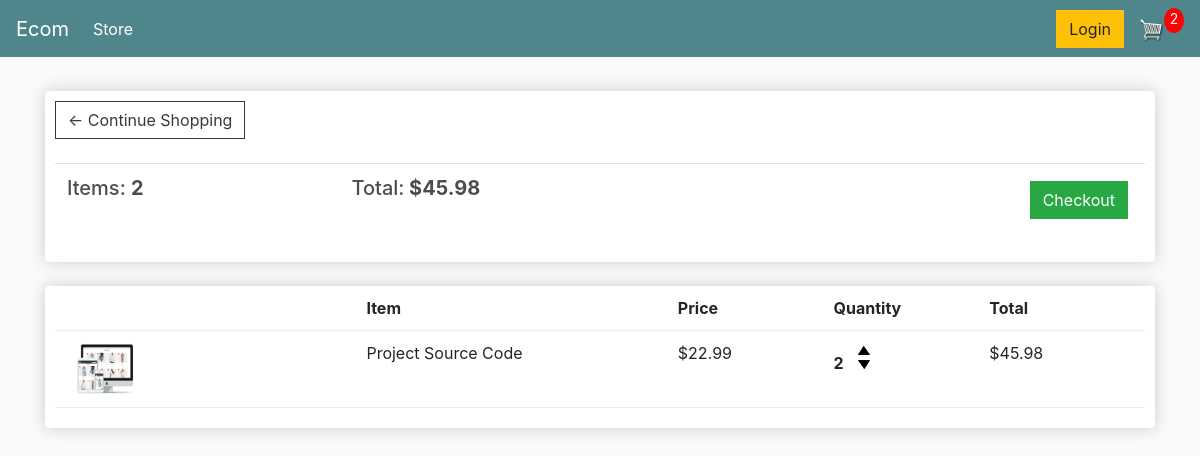
The app's page /cart/ (signed in) with its own data.
### store/models.py (models this page shows, shortened)
class Order(models.Model):
    customer = models.ForeignKey(Customer, on_delete=models.SET_NULL, null=True, blank=True)
    date_ordered = models.DateTimeField(auto_now_add=True)
    complete = models.BooleanField(default=False, null=True, blank=False)
    transaction_id = models.CharField(max_length=200, null=True)
    @property
    def get_cart_total(self):
        order_items = self.orderitem_set.all()
        return sum([item.get_total for item in order_items])
    @property
    def get_cart_items(self):
        order_items = self.orderitem_set.all()
        return sum([item.quantity for item in order_items])

class OrderItem(models.Model):
    product = models.ForeignKey(Product, on_delete=models.SET_NULL, blank=True, null=True)
    order = models.ForeignKey(Order, on_delete=models.SET_NULL, blank=True, null=True)
    quantity = models.IntegerField(default=0, null=True, blank=True)
    date_added = models.DateTimeField(auto_now_add=True)
    @property
    def get_total(self):
        return self.product.price * self.quantity

class Product(models.Model):
    name = models.CharField(max_length=200, null=True)
    price = models.DecimalField(max_digits=7, decimal_places=2)
    digital = models.BooleanField(default=False, null=True, blank=False)
    image = models.ImageField(null=True, blank=True)
    @property
    def image_url(self):
        try:
            url = self.image.url
        except ValueError:
            url = ''
        return url

### store/views.py (the view)
# urls.py: path('cart/', views.cart, name='cart'),
def cart(request):
    data = cart_data(request)
    cart_items = data['cartItems']
    order = data['order']
    items = data['items']
    context = {'items': items, 'order': order, 'cartItems': cart_items}
    return render(request, 'store/cart.html', context)

### store/utils.py (called while the page is built)
def cart_data(request):
    if request.user.is_authenticated:
        customer = request.user.customer
        order, created = Order.objects.get_or_create(customer=customer, complete=False)
        items = order.orderitem_set.all()
        cart_items = order.get_cart_items
    else:
        cookie_data = cookie_cart(request)
        cart_items = cookie_data['cartItems']
        order = cookie_data['order']
        items = cookie_data['items']
    return {'cartItems': cart_items, 'order': order, 'items': items}

### store/templates/store/cart.html
{% extends 'store/main.html' %}
{% load static %}
{% block content %}
<div class="row">
    <div class="col-lg-12">
        <div class="box-element">
            <a class="btn btn-outline-dark" href="{% url 'store' %}">&#x2190; Continue Shopping</a>
            <br>
            <br>
            <table class="table">
                <tr>
                    <th><h5>Items: <strong>{{order.get_cart_items}}</strong></h5></th>
                    <th><h5>Total:<strong> ${{order.get_cart_total|floatformat:2}}</strong></h5></th>
                    <th>
                        <a style="float:right; margin:5px;" class="btn btn-success"
                           href="{% url 'checkout' %}">Checkout</a>
                    </th>
                </tr>
            </table>
        </div>
        <br>
        <div class="box-element">
            <div class="cart-row">
                <div style="flex:2"></div>
                <div style="flex:2"><strong>Item</strong></div>
                <div style="flex:1"><strong>Price</strong></div>
                <div style="flex:1"><strong>Quantity</strong></div>
                <div style="flex:1"><strong>Total</strong></div>
            </div>
            {% for item in items %}
            <div class="cart-row">
                <div style="flex:2"><img class="row-image" src="{{item.product.image_url}}"></div>
                <div style="flex:2"><p>{{item.product.name}}</p></div>
                <div style="flex:1"><p>${{item.product.price|floatformat:2}}</p></div>
                <div style="flex:1">
                    <p class="quantity">{{item.quantity}}</p>
                    <div class="quantity">
                        <img data-product={{item.product.id}} data-action="add" class="chg-quantity update-cart"
                             src="{% static  'images/arrow-up.png' %}">
                        <img data-product={{item.product.id}} data-action="remove" class="chg-quantity update-cart"
                             src="{% static  'images/arrow-down.png' %}">
                    </div>
                </div>
                <div style="flex:1"><p>${{item.get_total|floatformat:2}}</p></div>
            </div>
            {% endfor %}
        </div>
    </div>
</div>
{% endblock content %}

### static/css/main.css (style rules this page uses)
body { background-color: hsl(0, 0%, 98%); }
h1,h2,h3,h4,h5,h6 { color:hsl(0, 0%, 30%); }
.box-element { box-shadow:hsl(0, 0%, 80%) 0 0 16px; background-color: #fff; border-radius: 4px; padding: 10px; }
.col-lg-4, .col-lg-6, .col-lg-8, .col-lg-12 { margin-top: 10px; }
.btn { border-radius: 0; }
.row-image { width: 100px; }
.cart-row { display: flex; align-items: flex-stretch; padding-bottom: 10px; margin-bottom: 10px; border-bottom: 1px solid #ececec; }
.quantity { display: inline-block; font-weight: 700; padding-right:10px; }
.chg-quantity { width: 12px; cursor: pointer; display: block; margin-top: 5px; transition:.1s; }

### records on screen
Order: get_cart_items "2", get_cart_total "45.98"
OrderItem: product.image_url (picture), product.name "Project Source Code", product.price "22.99", quantity "2", get_total "45.98"

### other values on screen
{{ cartItems }} "2"
